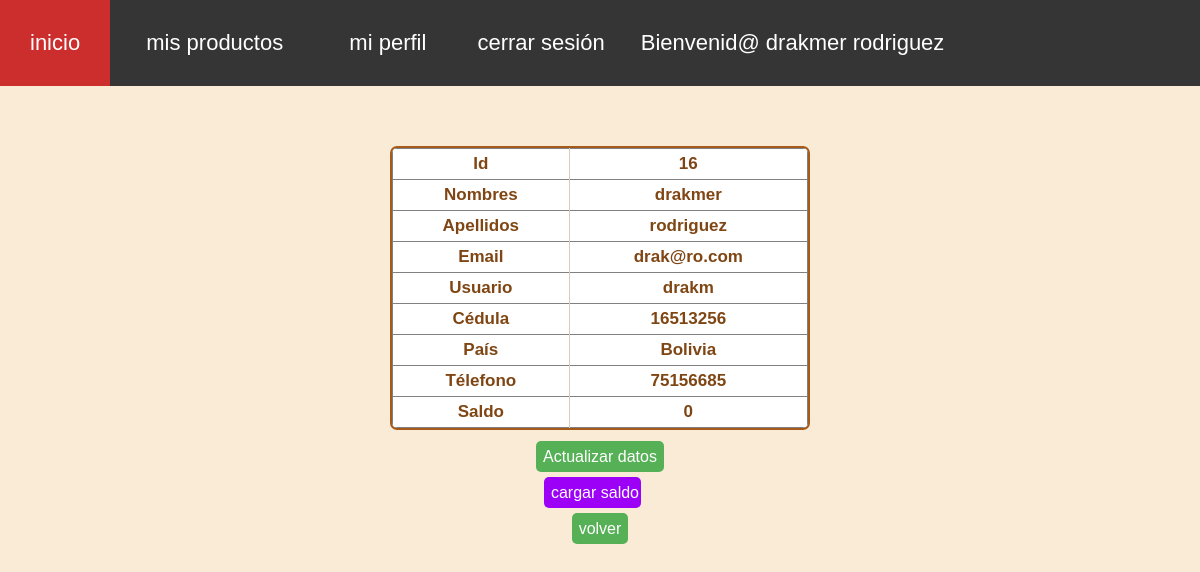
/perfil/perfil.php (signed in), run on an earlier commit of the app's database.
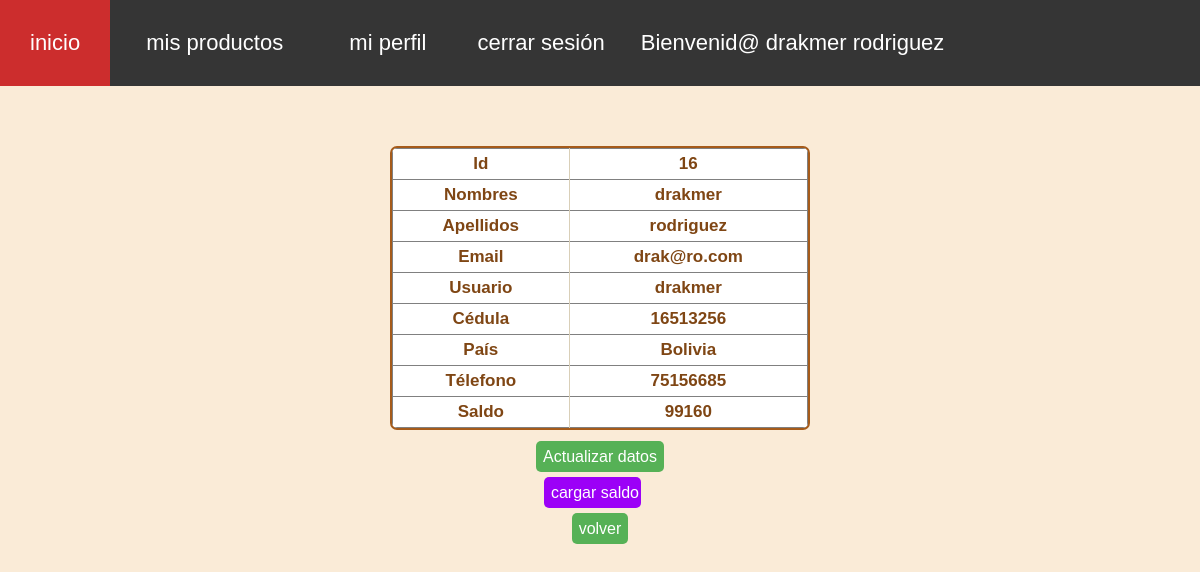
And on a later commit of the database.
### tables this page shows
CREATE TABLE IF NOT EXISTS `usuarios` (
  `id_usuario` int(11) NOT NULL AUTO_INCREMENT,
  `nombres` varchar(25) NOT NULL,
  `apellidos` varchar(25) NOT NULL,
  `usuario` varchar(25) NOT NULL,
  `contrasena` varchar(250) NOT NULL,
  `email` varchar(25) NOT NULL,
  `tipo` int(1) NOT NULL,
  `cedula` varchar(15) NOT NULL,
  `pais` varchar(20) NOT NULL,
  `numero_cell` varchar(25) NOT NULL,
  `genero` varchar(9) NOT NULL,
  `cash` varchar(25) NOT NULL,
  `Fech_Nac` int(11) NOT NULL,
  PRIMARY KEY (`id_usuario`)
);

### perfil/perfil.php (the view, shortened to what this page needs)
<?php
require_once '../conexion.php';
if(isset($_SESSION['usuario'])){
    $t=$_SESSION['usuario'];
    $id_usuario=$t['id_usuario'];
}
$sql="SELECT * FROM usuarios where id_usuario='$id_usuario'";
$result=$conn->query($sql);
?>
<!DOCTYPE html>
<html lang="es">
<head>
    <link rel="stylesheet" type="text/css" href="../style/style.css">
    <link rel="stylesheet" type="text/css" href="../style/style1.css">
</head>
<body>
    <?php require_once ('../view/menu_navegacion_us.php');
    while($row=mysqli_fetch_assoc($result)):?>
    <br>
    <br>
    <center>
        <div class="datagrid">
        <table border="1">
            <tr>
                <td>Id</td>
                <td><?php echo $row['id_usuario'];?></td>
            </tr>
            <tr>
                <td>Nombres</td>
                <td><?php echo $row['nombres'];?></td>
            </tr>
            <tr>
                <td>Apellidos</td>
                <td><?php echo $row['apellidos'];?></td>
            </tr>
            <tr>
                <td>Email</td>
                <td><?php echo $row['email'];?></td>
            </tr>
            <tr>
                <td>Usuario</td>
                <td><?php echo $row['usuario'];?></td>
            </tr>
            <tr>
                <td>Cédula</td>
                <td><?php echo $row['cedula'];?></td>
            </tr>
            <tr>
                <td>País</td>
                <td><?php echo $row['pais'];?></td>
            </tr>
            <tr>
                <td>Télefono</td>
                <td><?php echo $row['numero_cell'];?></td>
            </tr>
            <tr>
                <td>Saldo</td>
                <td><?php echo $row['cash'];?></td>
            </tr>
        </table>
        </div>
        <br>
        <a class="boton" href="modificar.php ? id=<?php echo $id_usuario?>">Actualizar datos</a><br><br>
        <a class="cargar" href="../saldo/cargar_cash">cargar saldo</a><br><br>
    <a class="boton" href="../index_.php">volver</a>
    </center>
    <?php
    endwhile;
    ?>
</body>
</html>

What changed in the data, as far as the page shows it:
changed usuarios "drakmer": usuario "drakm" → "drakmer"; cash "0" → "99160"
